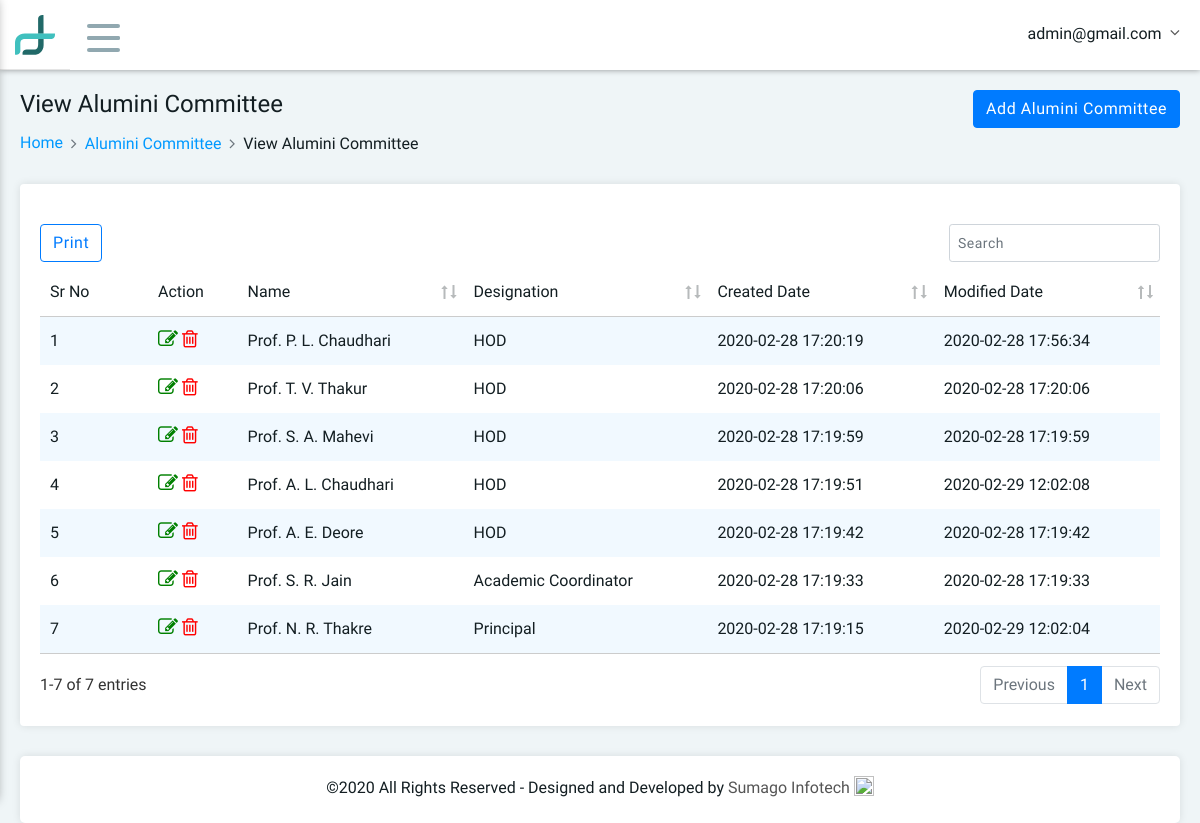
The page /view_alumini_committee.php (signed in) on the database its author committed.
### tables this page shows
CREATE TABLE IF NOT EXISTS `tbl_alumini_committee` (
  `fld_ac_id` int(11) NOT NULL,
  `fld_ac_name` varchar(50) NOT NULL,
  `Designation_id` int(11) NOT NULL,
  `fld_created_date` datetime NOT NULL DEFAULT CURRENT_TIMESTAMP,
  `fld_modified_date` datetime NOT NULL DEFAULT CURRENT_TIMESTAMP ON UPDATE CURRENT_TIMESTAMP,
  `fld_delete` int(11) NOT NULL
);

CREATE TABLE IF NOT EXISTS `designation` (
  `Designation_id` int(11) NOT NULL,
  `Designation` varchar(255) NOT NULL,
  `Designation_delete` int(11) NOT NULL DEFAULT '0',
  `Designation_date` datetime NOT NULL DEFAULT CURRENT_TIMESTAMP
);

### view_alumini_committee.php (the view, shortened to what this page needs)
<!DOCTYPE html>
<html>
<head>
	<?php include('include/head.php'); ?>
	<link rel="stylesheet" type="text/css" href="src/plugins/datatables/media/css/jquery.dataTables.css">
	<link rel="stylesheet" type="text/css" href="src/plugins/datatables/media/css/dataTables.bootstrap4.css">
	<link rel="stylesheet" type="text/css" href="src/plugins/datatables/media/css/responsive.dataTables.css">
</head>
<body>
	<?php include('include/header.php'); ?>
	<div class="main-container">
		<div class="pd-ltr-20 customscroll customscroll-10-p height-100-p xs-pd-20-10">
			<div class="min-height-200px">
				<div class="page-header">
					<div class="row">
						<div class="col-md-6 col-sm-12">
							<div class="title">
								<h4>View Alumini Committee</h4>
							</div>
							<nav aria-label="breadcrumb" role="navigation">
								<ol class="breadcrumb">
									<li class="breadcrumb-item"><a href="dashboard.php">Home</a></li>
									<li class="breadcrumb-item"><a href="#">Alumini Committee</a></li>
									<li class="breadcrumb-item active" aria-current="page">View Alumini Committee</li>
								</ol>
							</nav>
						</div>
						<div class="col-md-6 col-sm-12 text-right">
							<div class="dropdown">
								<a class="btn btn-primary" href="alumini_committee.php" role="button">
									Add Alumini Committee
								</a>
							</div>
						</div>
					</div>
				</div>
				<div class="pd-20 bg-white border-radius-4 box-shadow mb-30">
					<div class="row">
						<table class="stripe hover data-table-export nowrap">
							<thead>
								<tr>
									<th class="table-plus datatable-nosort">Sr No</th>
									<th class="datatable-nosort">Action</th>
									<th>Name</th>
									<th>Designation</th>
									<th>Created Date</th>
									<th>Modified Date</th>
								</tr>
							</thead>
							<tbody>
								<?php
                                $count=0;
                                $query="select d.*,a.* from designation d,tbl_alumini_committee a where d.Designation_id=a.Designation_id and d.Designation_delete='0' and a.fld_delete='0' order by a.fld_ac_id desc";
                                $row=mysqli_query($connect,$query) or die(mysqli_error($connect));
                                while($fetch=mysqli_fetch_array($row)) {
                                extract($fetch);
                            	?>
                                <tr>
                                    <td><?php echo ++$count; ?></td>
									<td>
										<a href="alumini_update.php?fld_ac_id=<?php echo $fetch['fld_ac_id'] ?>"  class="fa fa-edit" style="font-size: 20px; color: green;">
										</a>
                                        <a href="alumini_committee_delete.php?fld_ac_id=<?php echo $fetch['fld_ac_id'] ?>" onclick="return confirm('Are you sure to Delete Alumini Committee')" class="fa fa-trash-o"  style="color: red;font-size: 20px;">
                                        </a>
									</td>
									<td><?php echo $fetch['fld_ac_name'];?></td>
									<td><?php echo $fetch['Designation'];?></td>
                                    <td><?php echo $fetch['fld_created_date'];?></td>
                                    <td><?php echo $fetch['fld_modified_date'];?></td>
                                </tr>
                                            <?php } ?>
							</tbody>
						</table>
					</div>
				</div>
			</div>
			<?php include('include/footer.php'); ?>
		</div>
	</div>
</body>
</html>

### include/header.php (shortened to what this page needs)
<?php include "config.php";
 ?>
	<div class="header clearfix">
		<div class="header-right">
			<div class="brand-logo">
				<a href="#">
					<img src="vendors/images/logo.png" alt="" class="mobile-logo">
				</a>
			</div>
			<div class="menu-icon">
				<span></span>
				<span></span>
				<span></span>
			</div>
			<div class="user-info-dropdown">
				<div class="dropdown">
					<a class="dropdown-toggle" href="#" role="button" data-toggle="dropdown">
						<?php
                            $query=mysqli_query($connect,"select * from tbl_admin where fld_email='".$_SESSION['email']."'") or die(mysqli_error($connect));
                            $fetch=mysqli_fetch_array($query);
                            extract($fetch);
                        ?>
						<span class="user-name"><?php echo $fetch['fld_email']; ?></span>
					</a>
				</div>
			</div>
		</div>
	</div>

### rows shown on the page
tbl_alumini_committee: fld_ac_name "Prof. P. L. Chaudhari", Designation.Designation "HOD", fld_created_date "2020-02-28 17:20:19", fld_modified_date "2020-02-28 17:56:34"
tbl_alumini_committee: fld_ac_name "Prof. T. V. Thakur", Designation.Designation "HOD", fld_created_date "2020-02-28 17:20:06", fld_modified_date "2020-02-28 17:20:06"
tbl_alumini_committee: fld_ac_name "Prof. S. A. Mahevi", Designation.Designation "HOD", fld_created_date "2020-02-28 17:19:59", fld_modified_date "2020-02-28 17:19:59"
tbl_alumini_committee: fld_ac_name "Prof. A. L. Chaudhari", Designation.Designation "HOD", fld_created_date "2020-02-28 17:19:51", fld_modified_date "2020-02-29 12:02:08"
tbl_alumini_committee: fld_ac_name "Prof. A. E. Deore", Designation.Designation "HOD", fld_created_date "2020-02-28 17:19:42", fld_modified_date "2020-02-28 17:19:42"
tbl_alumini_committee: fld_ac_name "Prof. S. R. Jain", Designation.Designation "Academic Coordinator", fld_created_date "2020-02-28 17:19:33", fld_modified_date "2020-02-28 17:19:33"
tbl_alumini_committee: fld_ac_name "Prof. N. R. Thakre", Designation.Designation "Principal", fld_created_date "2020-02-28 17:19:15", fld_modified_date "2020-02-29 12:02:04"

### other values the page prints
$fetch['fld_email'] "admin@gmail.com"
